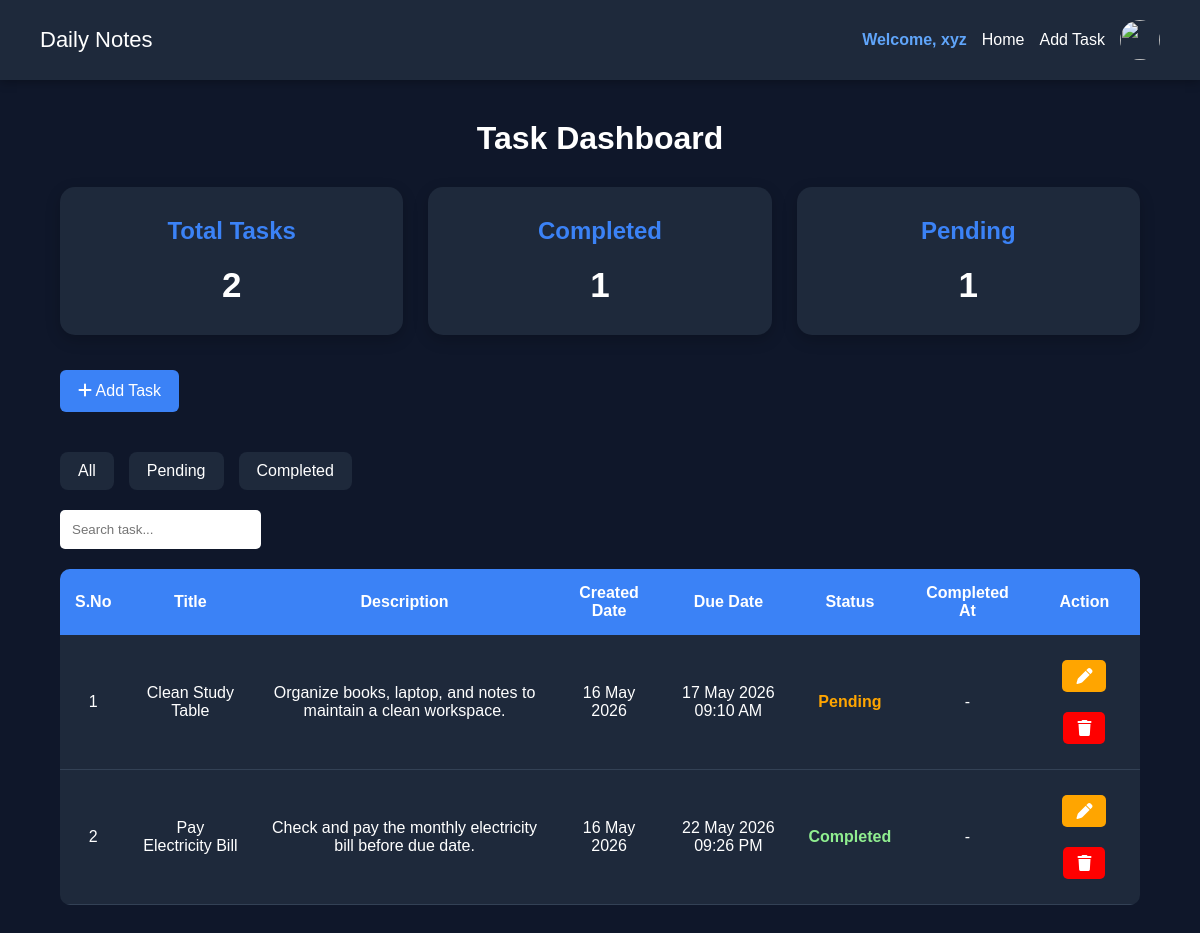
Screenshot of /dashboard.php (signed in) with the database file from the repository.
### tables this page shows
CREATE TABLE `tasks` (
  `id` int(11) NOT NULL,
  `title` varchar(255) NOT NULL,
  `description` text NOT NULL,
  `status` varchar(50) NOT NULL,
  `user_id` int(11) DEFAULT NULL,
  `created_at` timestamp NOT NULL DEFAULT current_timestamp(),
  `due_date` datetime DEFAULT NULL,
  `completed_at` datetime DEFAULT NULL
);

### dashboard.php (the view, shortened to what this page needs)
<?php
include 'config/db.php';
include 'includes/navbar.php';
$user_id = $_SESSION['user_id'];
if(isset($_GET['status'])){
    $status = $_GET['status'];
    $sql = "SELECT * FROM tasks
            WHERE user_id='$user_id'
            AND status='$status'";
}
else{
    $sql = "SELECT * FROM tasks
            WHERE user_id='$user_id'";
}
$result = mysqli_query($conn, $sql);
$total_query = "SELECT COUNT(*) as total
                FROM tasks
                WHERE user_id='$user_id'";
$total_result = mysqli_query($conn, $total_query);
$total_tasks = mysqli_fetch_assoc($total_result)['total'];
$completed_query = "SELECT COUNT(*) as completed
                    FROM tasks
                    WHERE user_id='$user_id'
                    AND status='Completed'";
$completed_result = mysqli_query($conn, $completed_query);
$completed_tasks = mysqli_fetch_assoc($completed_result)['completed'];
$pending_tasks = $total_tasks - $completed_tasks;
?>
<!DOCTYPE html>
<html lang="en">
<head>
    <link rel="stylesheet" href="assets/css/style.css">
    <link rel="stylesheet"
    href="https://cdnjs.cloudflare.com/ajax/libs/font-awesome/6.5.1/css/all.min.css">
</head>
<body>
<div class="container">
    <h1>Task Dashboard</h1>
    <div class="dashboard-cards">
        <div class="card">
            <h2>Total Tasks</h2>
            <p><?php echo $total_tasks; ?></p>
        </div>
        <div class="card">
            <h2>Completed</h2>
            <p><?php echo $completed_tasks; ?></p>
        </div>
        <div class="card">
            <h2>Pending</h2>
            <p><?php echo $pending_tasks; ?></p>
        </div>
    </div>
    <a href="add-task.php" class="add-btn">
        <i class="fa-solid fa-plus"></i>
        Add Task
    </a>
    <div class="filter-buttons">
    <a href="dashboard.php" class="filter-btn">
        All
    </a>
    <a href="dashboard.php?status=Pending"
       class="filter-btn">
        Pending
    </a>
    <a href="dashboard.php?status=Completed"
       class="filter-btn">
        Completed
    </a>
</div>
    <input
        type="text"
        id="searchInput"
        placeholder="Search task..."
        class="search-bar"
    >
    <div class="table-wrapper">
        <table>
            <tr>
                <th>S.No</th>
                <th>Title</th>
                <th>Description</th>
                <th>Created Date</th>
                <th>Due Date</th>
                <th>Status</th>
                <th>Completed At</th>
                <th>Action</th>
            </tr>
<?php
$sno = 1;
while($row = mysqli_fetch_assoc($result)){
?>
<tr>
    <td><?php echo $sno; ?></td>
    <td>
        <?php echo $row['title']; ?>
    </td>
    <td>
        <?php echo $row['description']; ?>
    </td>
    <td>
<?php
echo date(
    "d M Y",
    strtotime($row['created_at'])
);
?>
</td>
<td>
    <?php
        if($row['due_date']){
            echo date( "d M Y h:i A", strtotime($row['due_date']));
            }
            else{
                echo "No Date";
            }
    ?>
</td>
<td>
            <?php
            if($row['status'] == "Pending"){
                echo "<span class='pending'>Pending</span>";
            }
            else{
                echo "<span class='completed'>Completed</span>";
            }
            ?>
</td>
<td>
<?php
if($row['completed_at']){
    echo date(
        "d M Y h:i A",
        strtotime($row['completed_at'])
    );
}
else{
    echo "-";
}
?>
</td>
    <td>
        <a
        href="edit-task.php?id=<?php echo $row['id']; ?>"
        class="edit-btn">
            <i class="fa-solid fa-pen"></i>
        </a>
        <a
        href="delete-task.php?id=<?php echo $row['id']; ?>"
        class="delete-btn">
            <i class="fa-solid fa-trash"></i>
        </a>
    </td>
</tr>
<?php
$sno++;
}
?>
        </table>
    </div>
</div>
</body>
</html>

### assets/css/style.css (style rules this page uses)
* { margin: 0; padding: 0; box-sizing: border-box; }
body { font-family: Arial, sans-serif; background: #0f172a; color: white; background-image: url('../images/bg.jpg'); }
.container { width: 90%; margin: 40px auto; }
h1 { text-align: center; margin-bottom: 30px; color: white; }
h2 { text-align: center; }
p { text-align: center; }
.about-container, .services-container, .contact-container, .dashboard-cards { display: grid; gap: 25px; }
.dashboard-cards { grid-template-columns: repeat(auto-fit, minmax(220px, 1fr)); margin-bottom: 35px; }
.about-card, .service-card, .contact-info, .contact-form, .card { background: #1e293b; padding: 30px; border-radius: 15px; box-shadow: 0 5px 15px rgba(0,0,0,0.2); transition: 0.3s; }
.about-card h2, .service-card h2, .contact-info h2, .card h2 { color: #3b82f6; margin-bottom: 20px; }
.card p { font-size: 35px; font-weight: bold; color: white; }
.add-btn, .filter-btn { display: inline-block; text-decoration: none; color: white; transition: 0.3s; }
.add-btn { background: #3b82f6; padding: 12px 18px; border-radius: 6px; margin-bottom: 20px; }
.filter-buttons { margin: 20px 0; display: flex; gap: 15px; flex-wrap: wrap; }
.filter-btn { background: #1e293b; padding: 10px 18px; border-radius: 8px; }
.search-bar { padding: 12px; margin-bottom: 20px; border: none; border-radius: 5px; outline: none; }
.table-wrapper { overflow-x: auto; }
table { width: 100%; min-width: 900px; border-collapse: collapse; background: #1e293b; border-radius: 10px; overflow: hidden; }
table th { background: #3b82f6; padding: 15px; text-align: center; }
table td { padding: 15px; text-align: center; border-bottom: 1px solid #334155; }
table tr { transition: 0.3s; }
.pending { color: orange; font-weight: bold; }
.completed { color: lightgreen; font-weight: bold; }
.edit-btn, .delete-btn { display: inline-block; text-decoration: none; color: white; padding: 8px 14px; border-radius: 5px; margin: 10px 5px; transition: 0.3s; }
.edit-btn { background: orange; }
.delete-btn { background: red; }

### rows the page displays
tasks: title "Clean Study Table", description "Organize books, laptop, and notes to maintain a clean workspace.", created_at "16 May 2026", due_date "17 May 2026 09:10 AM", status "Pending"
tasks: title "Pay Electricity Bill", description "Check and pay the monthly electricity bill before due date.", created_at "16 May 2026", due_date "22 May 2026 09:26 PM", status "Completed"

### other values shown
$_SESSION['username'] "xyz"
$total_tasks "2"
$completed_tasks "1"
$pending_tasks "1"
